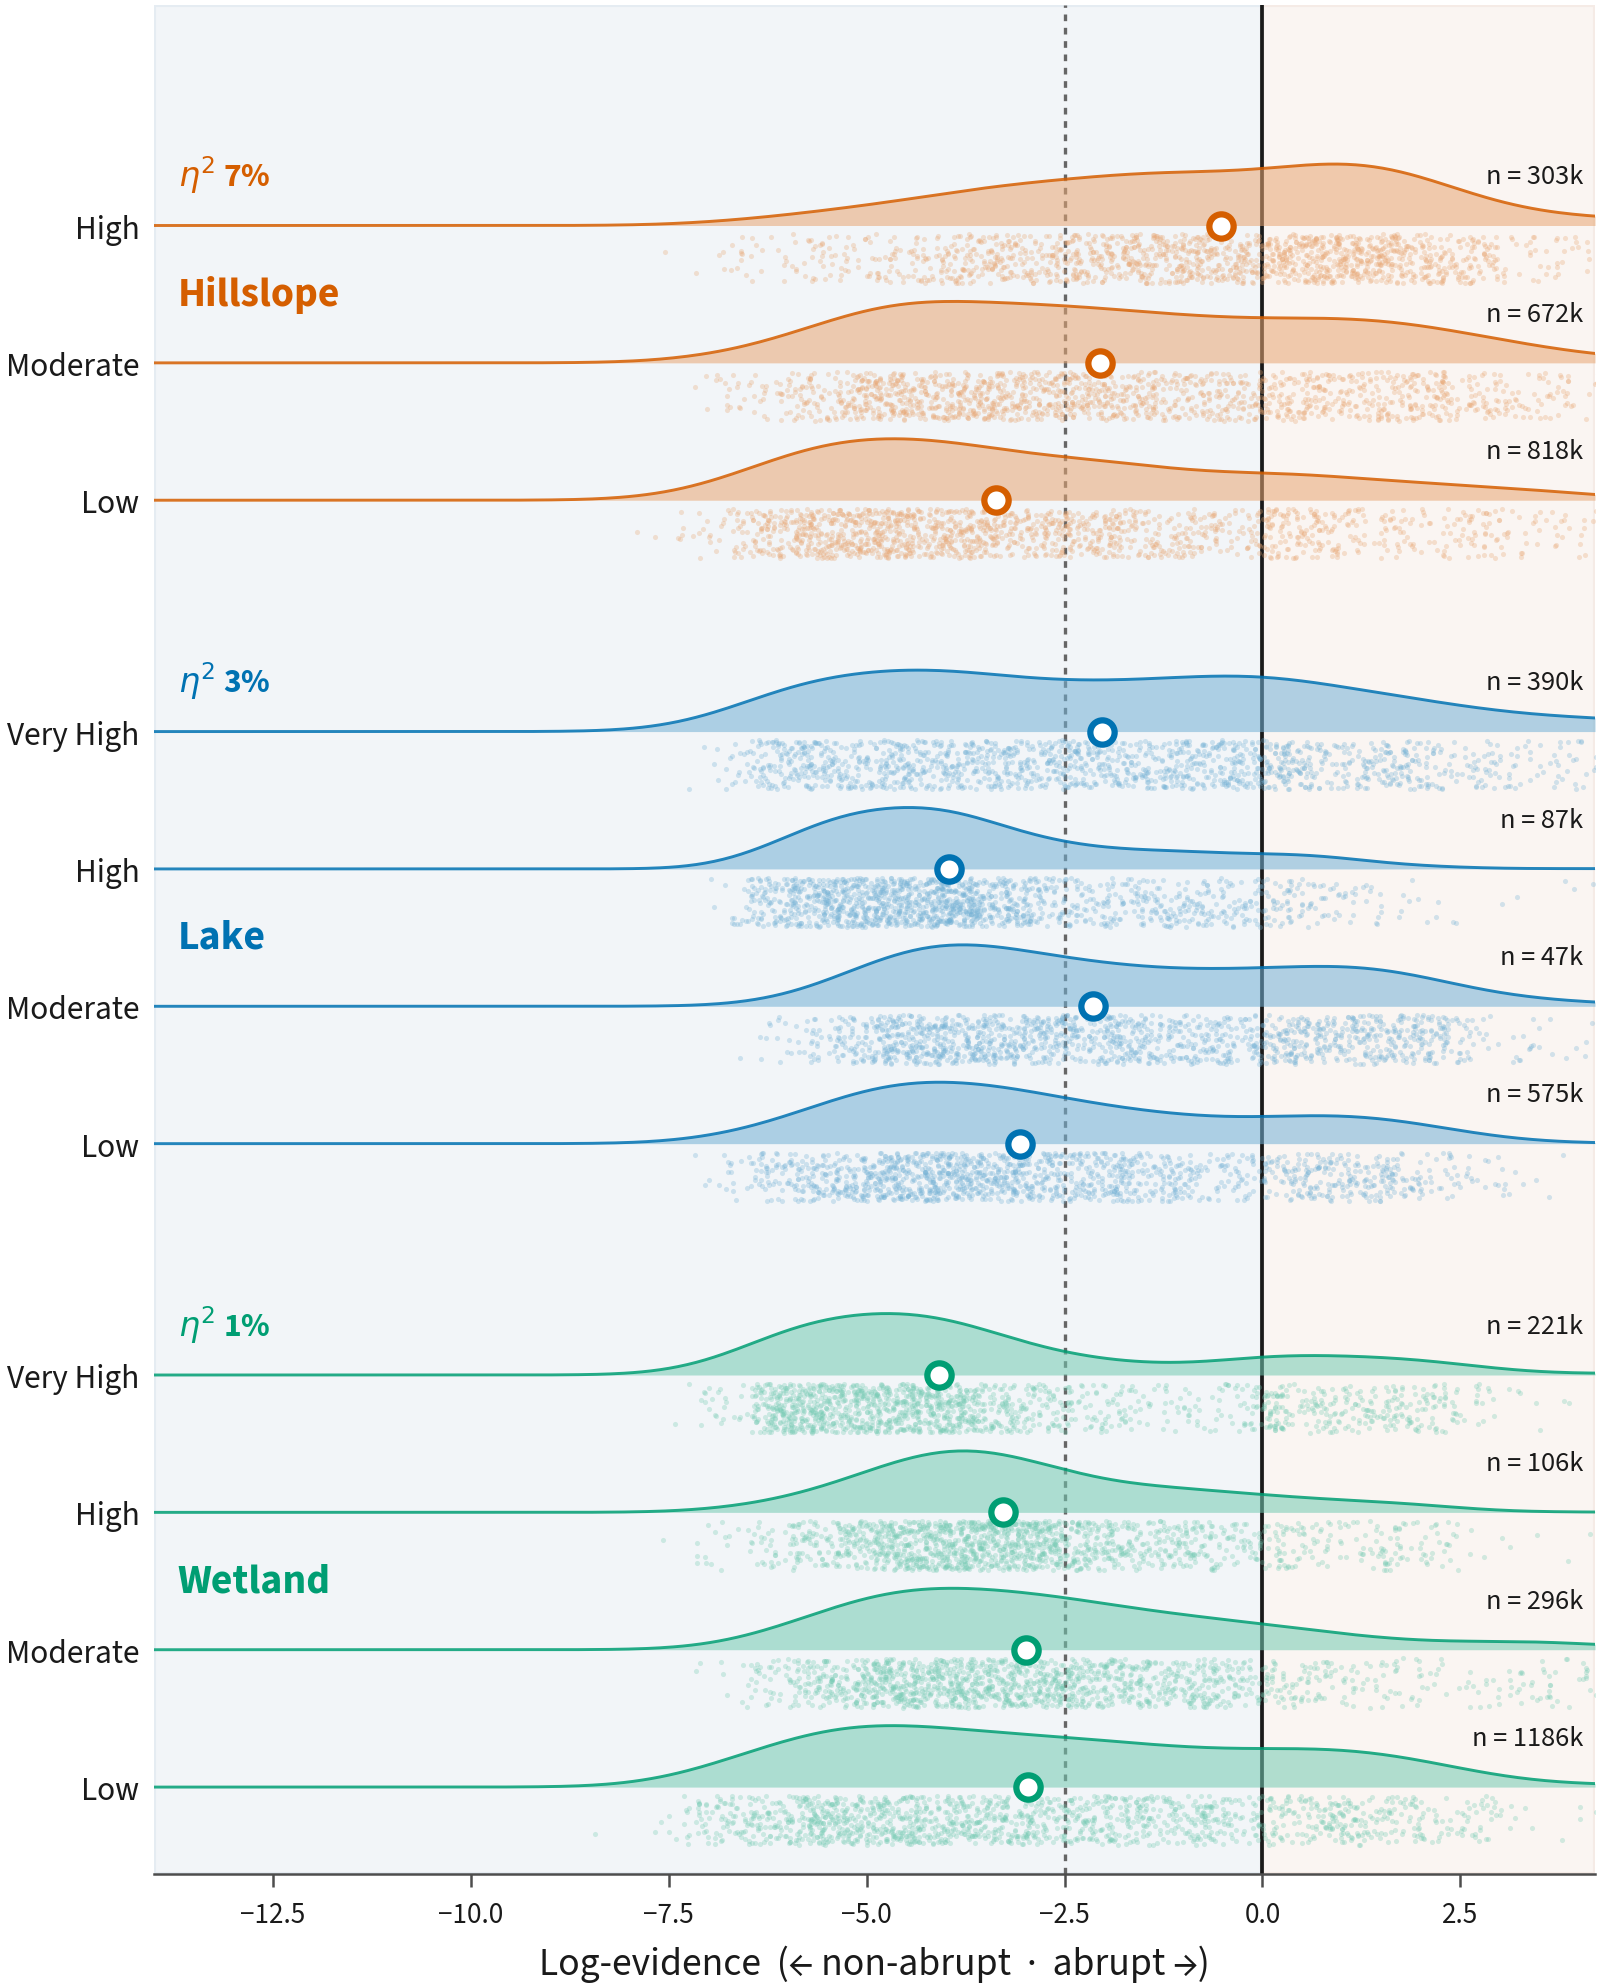

Python code for this plot:
"""Figure 12 — Olefeldt incumbent contrast (L7, Form B).

Positioning against the only Alaska-statewide comparable incumbent, Olefeldt
et al. (2016) thermokarst-landscape classes. Our log-evidence index measures
thaw *mode* (abrupt vs non-abrupt); Olefeldt maps thermokarst *occurrence
potential + landform type*. The figure shows these are a **largely orthogonal
axis**: within every Olefeldt thermokarst class the log-evidence spans the full
range, and Olefeldt class explains only ~1-7% of the variation in mode (per-type
eta-squared, annotated). The lone weak, mechanistically-sensible lean is
Hillslope (retrogressive thaw slumps *are* an abrupt form) creeping toward the
neutral line as its rated potential rises. Positioning, NOT validation — there
is no statewide mode ground truth.

Design (raincloud, one shared log-evidence axis, None dropped):
  * three thermokarst types (Wetland / Lake / Hillslope), each split by ordinal
    potential Low -> Very High (Olefeldt's "None" is dropped: under per-type
    faceting it is a cross-contaminated grab-bag — "no *wetland* thermokarst"
    includes strong-*hillslope* cells — so it is reported in the caption, not
    plotted);
  * per class: a half-violin "cloud" (KDE of log-evidence), a subsampled point
    "rain" (actual in-AOA cells), and a single median marker. No box-and-whisker
    (redundant with the cloud, and it hides the very data this figure shows);
  * dashed reference at the all-cell in-AOA median (-2.50): every class median
    clings to it -> class barely moves mode;
  * warm above 0 / cool below (house law: warm = abrupt).

The polygon->grid join (Olefeldt LAEA polygons rasterized onto the datacube's
EPSG:4326 grid, restricted to in-AOA cells) is heavy, so it is cached to
output/fig12_olefeldt_cache.npz on first run. Reads data/susceptibility.nc +
data/aoa.nc + data/Circumpolar_Thermokarst_Landscapes/. Writes
output/fig12_olefeldt_contrast.{pdf,png}.
"""
from __future__ import annotations

import sys
from pathlib import Path

import numpy as np
from scipy.stats import gaussian_kde

_HERE = Path(__file__).resolve().parent
sys.path.insert(0, str(_HERE))
import figstyle  # noqa: E402

REPO = _HERE.parent
DATA = REPO / "data"
SUSCEPTIBILITY_NC = DATA / "susceptibility.nc"
AOA_NC = DATA / "aoa.nc"
OLEFELDT_SHP = DATA / "Circumpolar_Thermokarst_Landscapes/Circumpolar_Thermokarst_Landscapes.shp"
CACHE = _HERE / "fig12_olefeldt_cache.npz"

# Olefeldt LAEA (ESRI:102017) -> datacube EPSG:4326.
OLEFELDT_CRS = "ESRI:102017"
GRID_CRS = "EPSG:4326"

# level code: 0 = outside Olefeldt coverage, 1 = None, 2..5 = Low..Very High
LEVELS = {"None": 1, "Low": 2, "Moderate": 3, "High": 4, "Very High": 5}
LEVEL_LABEL = {2: "Low", 3: "Moderate", 4: "High", 5: "Very High"}

# type field -> (display name, hue). Wetland teal-green / Lake blue / Hillslope
# orange: an intuitive, CVD-safe Okabe-Ito triple (checked in main()).
TYPES = [
    ("TKWP", "lw", "Wetland", "#009E73"),
    ("TKThLP", "ll", "Lake", "#0072B2"),
    ("TKHP", "lh", "Hillslope", "#D55E00"),
]

# raincloud layout
STEP, GROUP_GAP = 1.9, 1.3      # row pitch within a type / gap between types
CLOUD_H, RAIN_H = 0.85, 0.80    # half-violin height above baseline / rain depth below
XLIM = (-14.0, 4.2)
N_RAIN = 1500                   # points drawn per class ("rain")
N_KDE = 40000                   # cells subsampled for each KDE (speed)


def build_cache() -> None:
    """Rasterize the three Olefeldt potential layers onto the in-AOA grid."""
    import xarray as xr
    import geopandas as gpd
    from affine import Affine
    from rasterio.features import rasterize
    from pyproj import Transformer

    le = xr.open_dataset(SUSCEPTIBILITY_NC)
    aoa = xr.open_dataset(AOA_NC)
    log_ev = le["log_evidence"].values
    di = aoa["DI"].values
    thr = float(aoa.attrs["aoa_threshold"])
    lon, lat = le["longitude"].values, le["latitude"].values
    valid = np.isfinite(log_ev) & np.isfinite(lon) & np.isfinite(lat)
    if not np.array_equal(valid, np.isfinite(di)):
        raise ValueError("susceptibility.nc and aoa.nc must share an identical valid mask")
    in_aoa = valid & (di <= thr)

    # recover the datacube's regular EPSG:4326 affine (same fit as fig04)
    ys, xs = np.nonzero(valid)
    dlon, lon0 = np.polyfit(xs, lon[ys, xs], 1)
    dlat, lat0 = np.polyfit(ys, lat[ys, xs], 1)
    tf = Affine(dlon, 0.0, lon0 - dlon / 2.0, 0.0, dlat, lat0 - dlat / 2.0)
    H, W = log_ev.shape

    # read only the Alaska footprint of the circumpolar shapefile
    lo0, lo1 = float(np.nanmin(lon[valid])), float(np.nanmax(lon[valid]))
    la0, la1 = float(np.nanmin(lat[valid])), float(np.nanmax(lat[valid]))
    t = Transformer.from_crs(GRID_CRS, OLEFELDT_CRS, always_xy=True)
    bx, by = t.transform([lo0, lo1, lo0, lo1], [la0, la0, la1, la1])
    g = gpd.read_file(OLEFELDT_SHP, bbox=(min(bx), min(by), max(bx), max(by))).to_crs(GRID_CRS)

    def burn(field):
        codes = g[field].map(LEVELS).fillna(0).astype("uint8")
        return rasterize(((geom, c) for geom, c in zip(g.geometry, codes)),
                         out_shape=(H, W), transform=tf, fill=0, dtype="uint8")

    layers = {slug: burn(field)[in_aoa] for field, slug, _, _ in TYPES}
    np.savez_compressed(
        CACHE,
        y=log_ev[in_aoa].astype("float32"),
        overall_median=np.float64(np.median(log_ev[in_aoa])),
        n_in_aoa=np.int64(in_aoa.sum()),
        **layers,
    )
    print(f"cached {int(in_aoa.sum()):,} in-AOA cells -> {CACHE.name}")


def load_cache():
    if not CACHE.exists():
        build_cache()
    d = np.load(CACHE)
    return d


def _eta2(levels, y):
    """Share of log-evidence variance explained by potential class (None dropped)."""
    m = levels >= 2
    grand = y[m].mean()
    grps = [y[levels == c] for c in range(2, 6) if (levels == c).sum() > 0]
    ssb = sum(len(gp) * (gp.mean() - grand) ** 2 for gp in grps)
    return ssb / ((y[m] - grand) ** 2).sum()


def _nfmt(n):
    return f"{n / 1000:.0f}k" if n >= 1000 else str(int(n))


def render(d):
    import matplotlib.pyplot as plt
    from matplotlib.colors import to_rgb

    figstyle.use()
    y = d["y"]
    overall_med = float(d["overall_median"])
    rng = np.random.default_rng(42)
    xgrid = np.linspace(XLIM[0], XLIM[1], 320)

    fig, ax = plt.subplots(figsize=(figstyle.WIDTHS_IN["onehalf"], 6.8))
    ax.axvspan(0, XLIM[1], color=to_rgb(figstyle.ABRUPT), alpha=0.05, zorder=0)
    ax.axvspan(XLIM[0], 0, color=to_rgb(figstyle.NON_ABRUPT), alpha=0.05, zorder=0)
    ax.axvline(0, color=figstyle.INK, lw=0.9, zorder=2)
    ax.axvline(overall_med, color=figstyle.MUTED, lw=0.8, ls=(0, (2, 2)), zorder=2)

    row = 0.0
    yticks, ylabels = [], []
    for _field, slug, name, col in TYPES:
        levels = d[slug]
        present = [c for c in range(2, 6) if (levels == c).sum() > 0]
        rgb = np.array(to_rgb(col))
        light = tuple(1 - 0.55 * (1 - rgb))
        grp_rows = []
        for c in present:
            v = y[levels == c]
            sub = v if len(v) <= N_KDE else rng.choice(v, N_KDE, replace=False)
            dens = gaussian_kde(sub, bw_method=0.28)(xgrid)
            dens = dens / dens.max() * CLOUD_H
            ax.fill_between(xgrid, row, row + dens, color=light, alpha=0.55, lw=0, zorder=3)
            ax.plot(xgrid, row + dens, color=col, lw=0.7, alpha=0.85, zorder=4)
            rain = v if len(v) <= N_RAIN else rng.choice(v, N_RAIN, replace=False)
            ax.scatter(rain, row - rng.uniform(0.12, RAIN_H, len(rain)), s=1.5, color=light,
                       alpha=0.30, lw=0, zorder=3, rasterized=True)
            ax.scatter([np.median(v)], [row], color="white", edgecolor=col, s=34, lw=1.5, zorder=7)
            ax.text(XLIM[1] - 0.15, row + 0.68, f"n = {_nfmt(len(v))}", fontsize=6.8,
                    color=figstyle.INK, ha="right", va="center")
            yticks.append(row)
            ylabels.append(LEVEL_LABEL[c])
            grp_rows.append(row)
            row += STEP
        # centre the type label vertically, nudged into a between-row gap for
        # odd row counts (Hillslope) so it never sits on a level baseline
        label_y = float(np.mean(grp_rows))
        if len(grp_rows) % 2 == 1:
            label_y += STEP / 2.0
        ax.text(XLIM[0] + 0.3, label_y, name, rotation=0, va="center",
                ha="left", fontsize=10, color=col, fontweight="bold")
        ax.text(XLIM[0] + 0.3, max(grp_rows) + CLOUD_H + 0.15, f"$\\eta^2$ {100 * _eta2(levels, y):.0f}%",
                fontsize=8, color=col, ha="left", va="top", fontweight="bold")
        row += GROUP_GAP

    ax.set_yticks(yticks)
    ax.set_yticklabels(ylabels, fontsize=8)
    ax.set_ylim(-RAIN_H - 0.4, row - GROUP_GAP + CLOUD_H + 0.3)
    ax.set_xlim(*XLIM)
    ax.set_xlabel("Log-evidence  (← non-abrupt  ·  abrupt →)", fontsize=9.5)
    for spine in ("top", "right", "left"):
        ax.spines[spine].set_visible(False)
    ax.tick_params(axis="y", length=0)
    fig.tight_layout()
    return fig


def main():
    d = load_cache()
    # accessibility gate: the three type hues must stay distinct under CVD
    try:
        figstyle.assert_cvd_safe([c for *_, c in TYPES], min_de=15, name="Fig12 type hues")
        print("CVD check: type hues OK (min ΔE ≥ 15)")
    except Exception as exc:  # noqa: BLE001
        print(f"CVD check WARNING: {exc}")
    fig = render(d)
    pdf = figstyle.save(fig, "fig12_olefeldt_contrast")
    print(f"wrote {pdf}")


if __name__ == "__main__":
    main()
